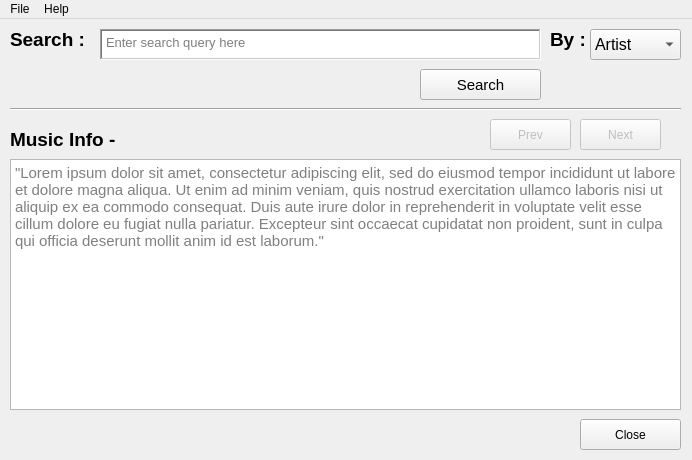
<?xml version="1.0" encoding="UTF-8"?>
<ui version="4.0">
 <class>MainWindow</class>
 <widget class="QMainWindow" name="MainWindow">
  <property name="geometry">
   <rect>
    <x>0</x>
    <y>0</y>
    <width>692</width>
    <height>460</height>
   </rect>
  </property>
  <property name="sizePolicy">
   <sizepolicy hsizetype="Preferred" vsizetype="Preferred">
    <horstretch>0</horstretch>
    <verstretch>0</verstretch>
   </sizepolicy>
  </property>
  <property name="windowTitle">
   <string>Music Info</string>
  </property>
  <widget class="QWidget" name="centralwidget">
   <widget class="QLabel" name="searchPrompt">
    <property name="geometry">
     <rect>
      <x>10</x>
      <y>10</y>
      <width>81</width>
      <height>21</height>
     </rect>
    </property>
    <property name="font">
     <font>
      <pointsize>14</pointsize>
      <weight>75</weight>
      <bold>true</bold>
     </font>
    </property>
    <property name="text">
     <string>Search : </string>
    </property>
   </widget>
   <widget class="QTextEdit" name="searchField">
    <property name="enabled">
     <bool>true</bool>
    </property>
    <property name="geometry">
     <rect>
      <x>100</x>
      <y>10</y>
      <width>441</width>
      <height>31</height>
     </rect>
    </property>
    <property name="font">
     <font>
      <pointsize>10</pointsize>
     </font>
    </property>
    <property name="cursor" stdset="0">
     <cursorShape>IBeamCursor</cursorShape>
    </property>
    <property name="contextMenuPolicy">
     <enum>Qt::DefaultContextMenu</enum>
    </property>
    <property name="inputMethodHints">
     <set>Qt::ImhNone</set>
    </property>
    <property name="frameShape">
     <enum>QFrame::WinPanel</enum>
    </property>
    <property name="lineWidth">
     <number>15</number>
    </property>
    <property name="verticalScrollBarPolicy">
     <enum>Qt::ScrollBarAlwaysOff</enum>
    </property>
    <property name="horizontalScrollBarPolicy">
     <enum>Qt::ScrollBarAlwaysOff</enum>
    </property>
    <property name="sizeAdjustPolicy">
     <enum>QAbstractScrollArea::AdjustIgnored</enum>
    </property>
    <property name="documentTitle">
     <string/>
    </property>
    <property name="lineWrapMode">
     <enum>QTextEdit::NoWrap</enum>
    </property>
    <property name="placeholderText">
     <string>Enter search query here</string>
    </property>
   </widget>
   <widget class="QLabel" name="by">
    <property name="geometry">
     <rect>
      <x>550</x>
      <y>10</y>
      <width>41</width>
      <height>21</height>
     </rect>
    </property>
    <property name="font">
     <font>
      <pointsize>14</pointsize>
      <weight>75</weight>
      <bold>true</bold>
     </font>
    </property>
    <property name="text">
     <string>By :</string>
    </property>
   </widget>
   <widget class="QPushButton" name="searchBtn">
    <property name="geometry">
     <rect>
      <x>420</x>
      <y>50</y>
      <width>121</width>
      <height>31</height>
     </rect>
    </property>
    <property name="font">
     <font>
      <pointsize>11</pointsize>
     </font>
    </property>
    <property name="text">
     <string>Search</string>
    </property>
    <property name="default">
     <bool>false</bool>
    </property>
    <property name="flat">
     <bool>false</bool>
    </property>
   </widget>
   <widget class="Line" name="line">
    <property name="geometry">
     <rect>
      <x>10</x>
      <y>80</y>
      <width>671</width>
      <height>20</height>
     </rect>
    </property>
    <property name="orientation">
     <enum>Qt::Horizontal</enum>
    </property>
   </widget>
   <widget class="QLabel" name="musicInfoLabel">
    <property name="geometry">
     <rect>
      <x>10</x>
      <y>110</y>
      <width>121</width>
      <height>21</height>
     </rect>
    </property>
    <property name="font">
     <font>
      <pointsize>14</pointsize>
      <weight>75</weight>
      <bold>true</bold>
     </font>
    </property>
    <property name="text">
     <string>Music Info -</string>
    </property>
   </widget>
   <widget class="QPushButton" name="closeBtn">
    <property name="geometry">
     <rect>
      <x>580</x>
      <y>400</y>
      <width>101</width>
      <height>31</height>
     </rect>
    </property>
    <property name="text">
     <string>Close</string>
    </property>
   </widget>
   <widget class="QComboBox" name="searchBox">
    <property name="geometry">
     <rect>
      <x>590</x>
      <y>10</y>
      <width>91</width>
      <height>31</height>
     </rect>
    </property>
    <property name="font">
     <font>
      <pointsize>12</pointsize>
     </font>
    </property>
    <property name="autoFillBackground">
     <bool>false</bool>
    </property>
    <property name="frame">
     <bool>true</bool>
    </property>
    <item>
     <property name="text">
      <string>Artist</string>
     </property>
    </item>
    <item>
     <property name="text">
      <string>Album</string>
     </property>
    </item>
    <item>
     <property name="text">
      <string>Track</string>
     </property>
    </item>
   </widget>
   <widget class="QPushButton" name="nextBtn">
    <property name="enabled">
     <bool>false</bool>
    </property>
    <property name="geometry">
     <rect>
      <x>580</x>
      <y>100</y>
      <width>81</width>
      <height>31</height>
     </rect>
    </property>
    <property name="text">
     <string>Next</string>
    </property>
   </widget>
   <widget class="QPushButton" name="PrevBtn">
    <property name="enabled">
     <bool>false</bool>
    </property>
    <property name="geometry">
     <rect>
      <x>490</x>
      <y>100</y>
      <width>81</width>
      <height>31</height>
     </rect>
    </property>
    <property name="text">
     <string>Prev</string>
    </property>
    <property name="default">
     <bool>false</bool>
    </property>
   </widget>
   <widget class="QTextBrowser" name="infoTextBrowser">
    <property name="geometry">
     <rect>
      <x>10</x>
      <y>140</y>
      <width>671</width>
      <height>251</height>
     </rect>
    </property>
    <property name="font">
     <font>
      <pointsize>11</pointsize>
     </font>
    </property>
    <property name="placeholderText">
     <string>&quot;Lorem ipsum dolor sit amet, consectetur adipiscing elit, sed do eiusmod tempor incididunt ut labore et dolore magna aliqua. Ut enim ad minim veniam, quis nostrud exercitation ullamco laboris nisi ut aliquip ex ea commodo consequat. Duis aute irure dolor in reprehenderit in voluptate velit esse cillum dolore eu fugiat nulla pariatur. Excepteur sint occaecat cupidatat non proident, sunt in culpa qui officia deserunt mollit anim id est laborum.&quot;</string>
    </property>
   </widget>
  </widget>
  <widget class="QMenuBar" name="menubar">
   <property name="geometry">
    <rect>
     <x>0</x>
     <y>0</y>
     <width>692</width>
     <height>21</height>
    </rect>
   </property>
   <widget class="QMenu" name="menuFile">
    <property name="title">
     <string>File</string>
    </property>
    <addaction name="actionQuit"/>
   </widget>
   <widget class="QMenu" name="menuAbout">
    <property name="title">
     <string>Help</string>
    </property>
    <addaction name="actionAbout"/>
   </widget>
   <addaction name="menuFile"/>
   <addaction name="menuAbout"/>
  </widget>
  <action name="actionQuit">
   <property name="text">
    <string>Quit</string>
   </property>
  </action>
  <action name="actionAbout">
   <property name="text">
    <string>About</string>
   </property>
  </action>
 </widget>
 <resources/>
 <connections/>
</ui>
